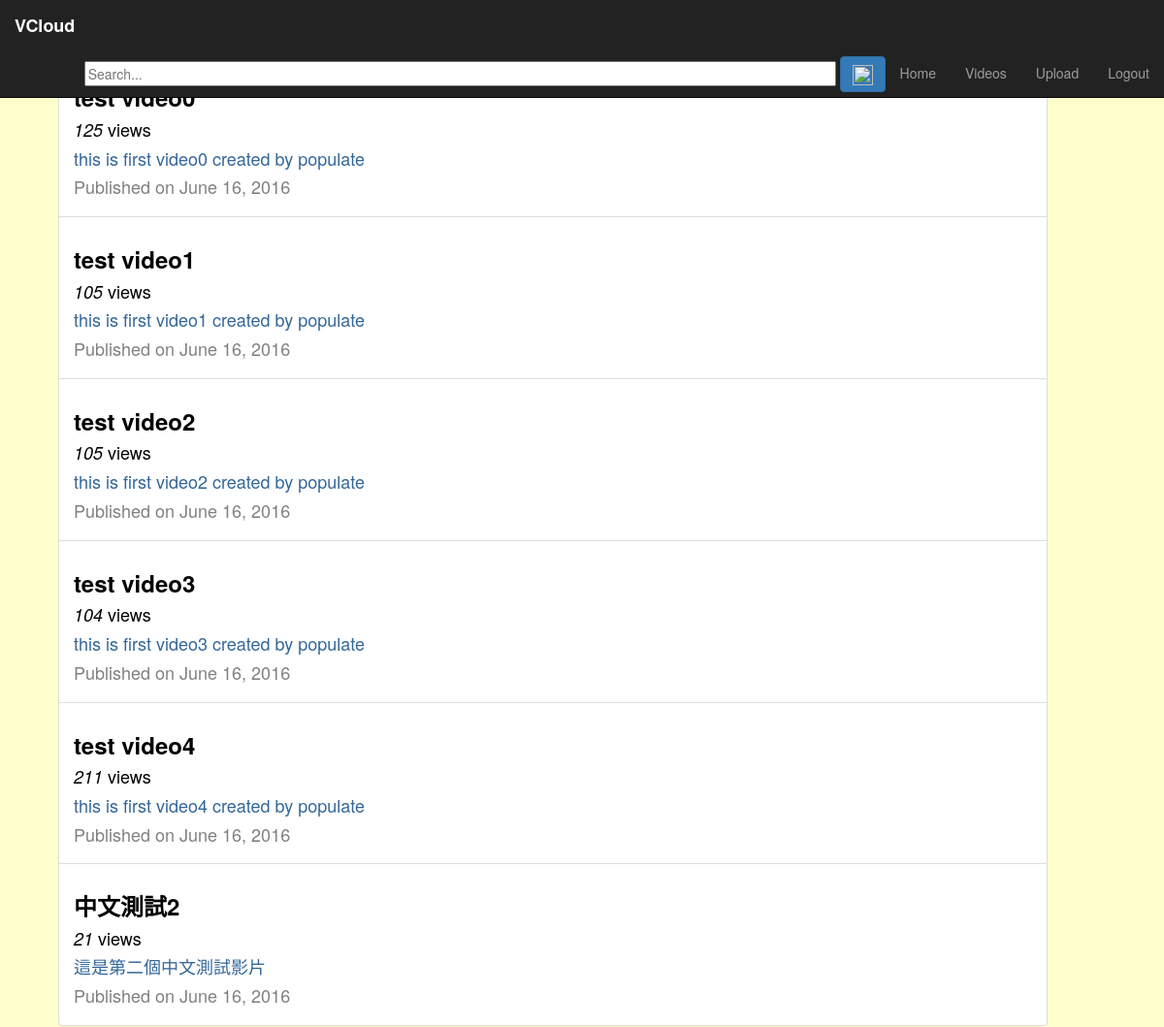
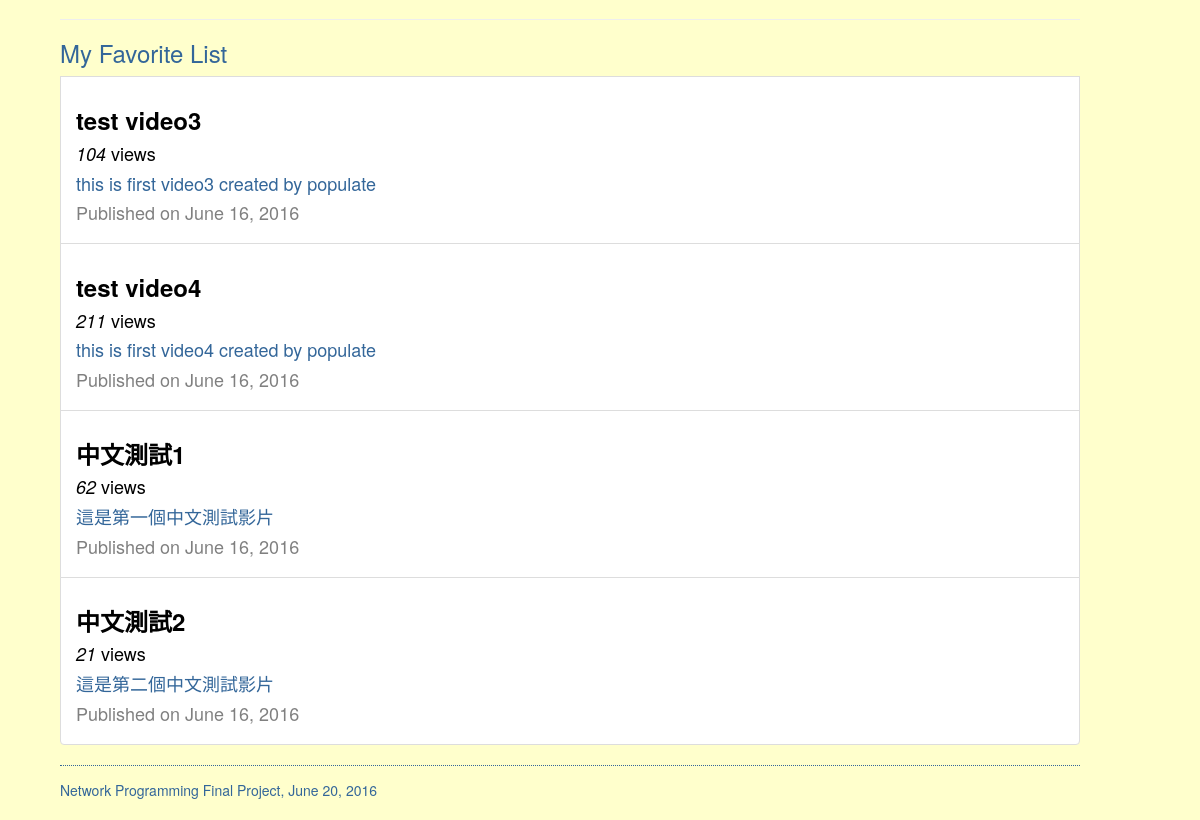
Before: /vod/personal_videos?user_id=1 (signed in) with the older database file (2 pictures, top to bottom).
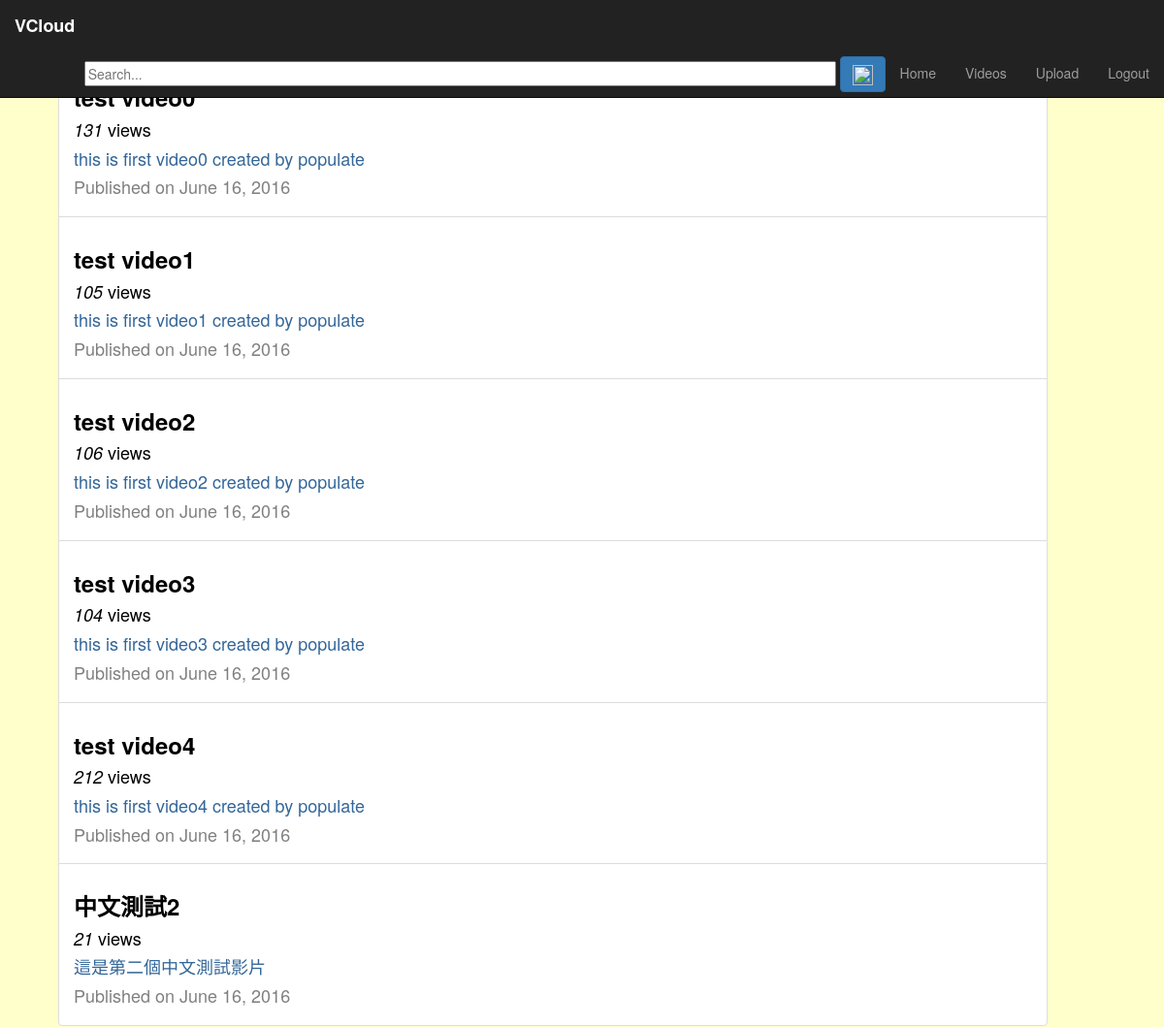
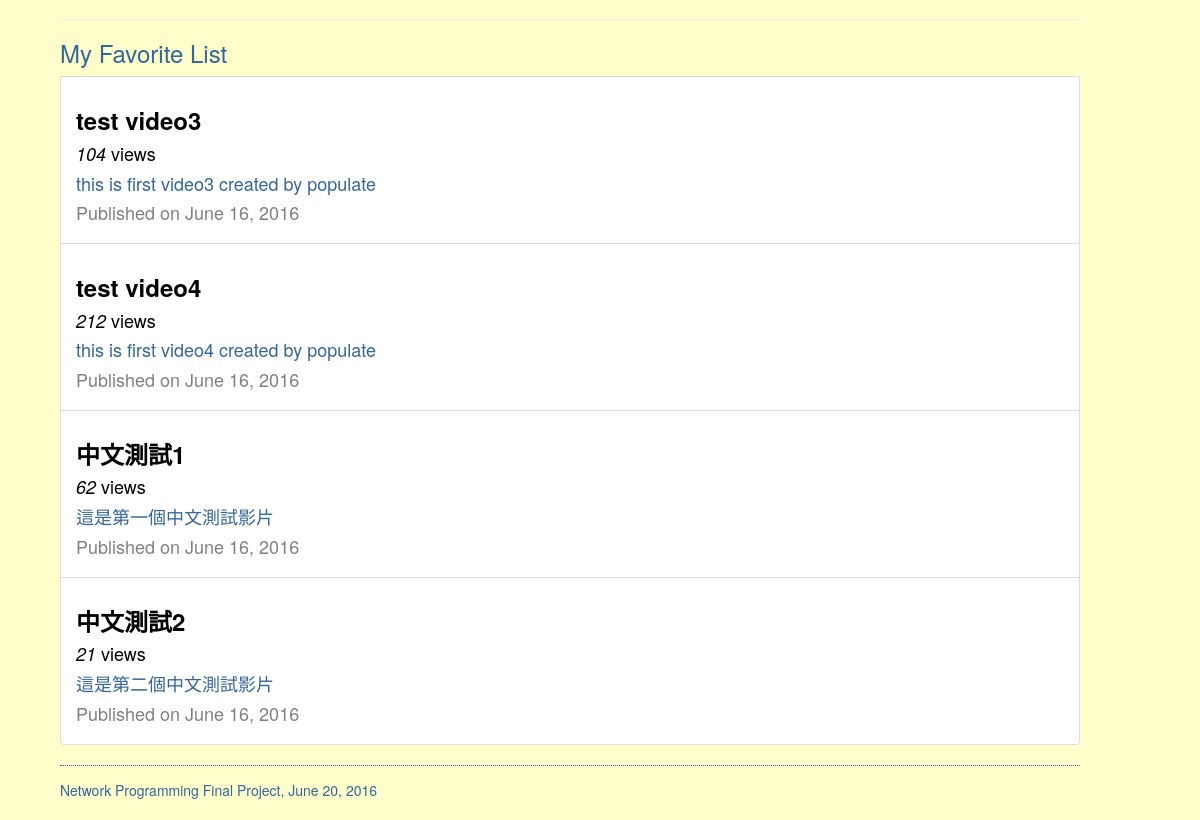
After: the same page with the newer database file (2 pictures, top to bottom).
### vod/models.py (models this page shows, shortened)
class Video(models.Model):
    user = models.ForeignKey(User, verbose_name='video_user', on_delete=models.CASCADE)
    title = models.CharField(max_length=128)
    description = models.CharField(max_length=1024)
    upload_date = models.DateField(auto_now_add=True)
    duration = models.DurationField(default=timedelta())
    views = models.IntegerField(default=0)
    url = models.URLField(null=True)

### vod/views.py (the view)
@login_required
def personal_videos(request):
    context_dict = {}
    if request.method == 'GET':
        if 'user_id' in request.GET:
            user_id = request.GET['user_id']
            if not user_id or not user_id.isdigit():
                 return redirect('/vod/')
            user_id = int(user_id)
            personal_list = Video.objects.filter(user__id=user_id).order_by('-upload_date')
            context_dict['personal_list'] = personal_list
            get_like_list = LikeVideo.objects.filter(user__id=user_id)
            video_id_list = []
            for get_like in get_like_list:
                video_id_list.append(get_like.video.id)
            like_list = Video.objects.filter(id__in=video_id_list).order_by('-upload_date')
            context_dict['like_list'] = like_list
    return render(request, 'vod/personal_videos.html', context_dict)

### templates/vod/personal_videos.html (shortened to what this page needs)
{% extends 'base.html' %}
{% load staticfiles %}
{% block head %}
  <link rel="stylesheet" href="{% static "css/index.css" %}">
{% endblock %}
{% block body_block %}
  {% if personal_list %}
    <ul class="list-group">
      <h3>My Uploaded Videos</h3>
      {% for personal in personal_list %}
        <li class="list-group-item">
          <div>
            <h3><a href="{% url 'videoplay' %}?video_id={{personal.id}}"><font color=black><b>{{ personal.title }}</b></font></a></h3>
            <h4><font color=black><em>{{ personal.views }}</em> views</font></h4>
            <h4>{{ personal.description }}</h4>
            <h4><font color=gray>Published on {{ personal.upload_date }}</font></h4>
          </div>
        </li>
      {% endfor %}
    </ul>
  {% else %}
    <h3>You haven't uploaded a video yet.</h3>
  {% endif %}
  <hr>
  {% if like_list %}
    <ul class="list-group">
      <h3>My Favorite List</h3>
      {% for like in like_list %}
        <li class="list-group-item">
          <div>
            <h3><a href="{% url 'videoplay' %}?video_id={{like.id}}"><font color=black><b>{{ like.title }}</b></font></a></h3>
            <h4><font color=black><em>{{ like.views }}</em> views</font></h4>
            <h4>{{ like.description }}</h4>
            <h4><font color=gray>Published on {{ like.upload_date }}</font></h4>
          </div>
        </li>
      {% endfor %}
    </ul>
  {% else %}
    <h3>No favorite videos.</h3>
  {% endif %}
{% endblock %}

Changed rows visible on the page:
changed Video "this is first video0 created by populate": views "125" → "131"
changed Video "test video2": views "105" → "106"
changed Video "test video4": views "211" → "212"
